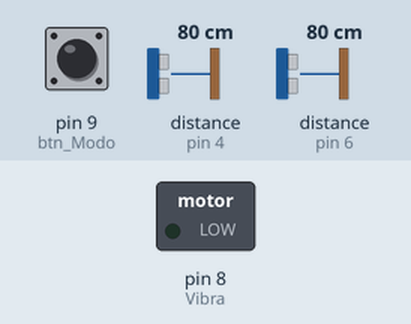
The sketch below on a simulated Arduino Uno, built with avr-gcc and run on an emulated ATmega328P. Parts: switched loads named in the sketch (green lamp = pin HIGH). Wiring (inferred from the names in the program): 2 × ultrasonic range finder: trigger pin 5, echo pin 4 / trigger pin 7, echo pin 6. Dashed ring = blinking. Inputs (shaded band) come from the test bench; at power-on: pin 9 (btn_Modo) LOW, distance to the obstacle (sensors on pin 4, pin 6) 80 cm. The echo pulse lasts 58.3 µs per cm; the audio player accepts every command and is not drawn; pins used as bus, display or sensor lines are not drawn; what the sketch prints to the serial monitor is not drawn.

Above: at 0.5 s.
Timing chart, 0 to 3.1 s (numbered marks = the images above):
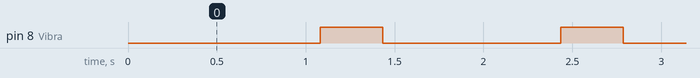

The sketch:

programacao.ino
```cpp
#include "DFRobotDFPlayerMini.h"

#include "SoftwareSerial.h"

#include <Ultrasonic.h>

#define velocidade 340
#define pinTx 10
#define pinRx 11
#define volumeMP3 30

SoftwareSerial playerMP3Serial (pinRx, pinTx);
DFRobotDFPlayerMini playerMP3;

int btn_OnOff = 10;
int btn_Modo = 9;
int Vibra = 8;
int PinoTrig1 = 7;
int PinoEcho1 = 6;
int PinoTrig2 = 5;
int PinoEcho2 = 4;

//buttons estados
int estado_btn_OnOff = 0;
int estado_btn_Modo = 0;
int estado_btn_OnOff_Valor = 0;

void setup()
{
  Serial.begin(9600);
  playerMP3Serial.begin(9600);

  pinMode(btn_OnOff, INPUT);
  pinMode(btn_Modo, INPUT);
  pinMode(Vibra, OUTPUT);
  pinMode(PinoTrig1, OUTPUT);
  pinMode(PinoEcho1, INPUT);
  pinMode(PinoTrig2, OUTPUT);
  pinMode(PinoEcho2, INPUT);

  playerMP3.playFolder(1, 1);
}

void loop()
{
  char voz = 0;
  estado_btn_OnOff = digitalRead(btn_OnOff);
  estado_btn_Modo = digitalRead(btn_Modo);

  //sinal sonoro senso 1
  digitalWrite(PinoTrig1, HIGH);
  delayMicroseconds (10);
  digitalWrite(PinoTrig1, LOW);

  float tempo1 = pulseIn(PinoEcho1, HIGH);
  tempo1 = tempo1 / 1000000;

  //sinal sonoro sensor 2
  digitalWrite (PinoTrig2, HIGH);
  delayMicroseconds (10);
  digitalWrite (PinoTrig2, LOW);

  float tempo2 = pulseIn(PinoEcho2, HIGH);
  tempo2 = tempo2 / 1000000;

  //conversão
  float dist1 = tempo1 * velocidade;
  dist1 = dist1/2;
  dist1 = dist1*100; //conversão para CM
  Serial.print("A distancia1 eh: ");
  Serial.print(dist1);
  Serial.println(" cm");

  float dist2 = tempo2 * velocidade;
  dist2 = dist2/2;
  dist2 = dist2*100; //conversão para CM
  Serial.print("A distancia2 eh: ");
  Serial.print(dist2);
  Serial.println(" cm");
 //delay(1000);

  //if (estado_btn_OnOff == HIGH){
//estado_btn_OnOff_Valor = 1;
  //}

  //if (estado_btn_OnOff_Valor == 1){
  //programação vibracall
  //funcionamento caso distancia do sensor 1 seja menor que do 2

  if (dist1 < dist2) {
    Serial.println("Distancia 1 eh menor");
    if (dist1 > 300 && dist1 < 500){
      playerMP3.playFolder(2, 4);
      digitalWrite(Vibra,LOW);
      delay(300);
      digitalWrite(Vibra, HIGH);
      delay(1700);
    }

    else if (dist1 > 200 && dist1 < 300){
      playerMP3.playFolder(2, 3);
      digitalWrite(Vibra,LOW);
      delay(300);
      digitalWrite(Vibra,HIGH);
      delay(1500);
    }

    else if (dist1 > 100 && dist1 < 200){
      playerMP3.playFolder(2, 2);
      digitalWrite(Vibra,LOW);
      delay(300);
      digitalWrite(Vibra,HIGH);
      delay(1000);
    }

    else if (dist1 < 100){
      playerMP3.playFolder(2, 1);
      digitalWrite(Vibra,LOW);
      delay(1000);
      digitalWrite(Vibra,HIGH);
      delay(300);
    }
  }

  //funcionamento caso distancia do sensor 2 seja menor que do 1
  else {
   Serial.println("Distancia 2 eh menor");
   if (dist2 > 300 && dist2 < 500){
      playerMP3.playFolder(2, 4);
      digitalWrite(Vibra,LOW);
      delay(300);
      digitalWrite(Vibra, HIGH);
      delay(1700);
    }

    else if (dist2 > 200 && dist1 < 300){
      playerMP3.playFolder(2, 3);
      digitalWrite(Vibra,HIGH);
      delay(300);
      digitalWrite(Vibra,LOW);
      delay(1500);
    }

    else if (dist2 > 100 && dist1 < 200){
      playerMP3.playFolder(2, 2);
      digitalWrite(Vibra,LOW);
      delay(300);
      digitalWrite(Vibra,HIGH);
      delay(1300);
    }

    else if (dist2 < 100){
      playerMP3.playFolder(2, 1);
      digitalWrite(Vibra,LOW);
      delay(1000);
      digitalWrite(Vibra,HIGH);
      delay(300);
    }
  }
  //}
}
```

Measured:
- by itself, pin 8 (Vibra): alternates HIGH for 0.35 s and LOW for 1.0 s
